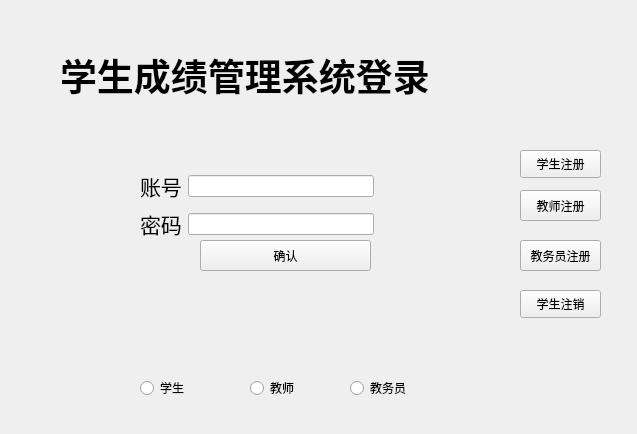
<?xml version="1.0" encoding="UTF-8"?>
<ui version="4.0">
 <class>Welcome</class>
 <widget class="QDialog" name="Welcome">
  <property name="geometry">
   <rect>
    <x>0</x>
    <y>0</y>
    <width>637</width>
    <height>434</height>
   </rect>
  </property>
  <property name="windowTitle">
   <string>欢迎使用成绩管理系统</string>
  </property>
  <widget class="QStackedWidget" name="stackedWidget">
   <property name="geometry">
    <rect>
     <x>130</x>
     <y>130</y>
     <width>254</width>
     <height>161</height>
    </rect>
   </property>
   <property name="currentIndex">
    <number>1</number>
   </property>
   <widget class="QWidget" name="student">
    <widget class="QWidget" name="">
     <property name="geometry">
      <rect>
       <x>10</x>
       <y>40</y>
       <width>234</width>
       <height>106</height>
      </rect>
     </property>
     <layout class="QGridLayout" name="gridLayout_3">
      <item row="0" column="0">
       <widget class="QLabel" name="label_8">
        <property name="text">
         <string>&lt;html&gt;&lt;head/&gt;&lt;body&gt;&lt;p&gt;&lt;span style=&quot; font-size:16pt;&quot;&gt;账号&lt;/span&gt;&lt;/p&gt;&lt;/body&gt;&lt;/html&gt;</string>
        </property>
       </widget>
      </item>
      <item row="0" column="1">
       <widget class="QLineEdit" name="lineEdit_5"/>
      </item>
      <item row="1" column="0">
       <widget class="QLabel" name="label_9">
        <property name="text">
         <string>&lt;html&gt;&lt;head/&gt;&lt;body&gt;&lt;p&gt;&lt;span style=&quot; font-size:16pt;&quot;&gt;密码&lt;/span&gt;&lt;/p&gt;&lt;/body&gt;&lt;/html&gt;</string>
        </property>
       </widget>
      </item>
      <item row="1" column="1">
       <widget class="QLineEdit" name="lineEdit_6"/>
      </item>
      <item row="2" column="1">
       <widget class="QPushButton" name="pushButton_3">
        <property name="text">
         <string>确认</string>
        </property>
       </widget>
      </item>
     </layout>
    </widget>
   </widget>
   <widget class="QWidget" name="teacher">
    <widget class="QPushButton" name="pushButton">
     <property name="geometry">
      <rect>
       <x>70</x>
       <y>110</y>
       <width>171</width>
       <height>31</height>
      </rect>
     </property>
     <property name="text">
      <string>确认</string>
     </property>
    </widget>
    <widget class="QWidget" name="">
     <property name="geometry">
      <rect>
       <x>10</x>
       <y>40</y>
       <width>234</width>
       <height>71</height>
      </rect>
     </property>
     <layout class="QGridLayout" name="gridLayout">
      <item row="0" column="0">
       <widget class="QLabel" name="label_2">
        <property name="text">
         <string>&lt;html&gt;&lt;head/&gt;&lt;body&gt;&lt;p&gt;&lt;span style=&quot; font-size:16pt;&quot;&gt;账号&lt;/span&gt;&lt;/p&gt;&lt;/body&gt;&lt;/html&gt;</string>
        </property>
       </widget>
      </item>
      <item row="0" column="1">
       <widget class="QLineEdit" name="lineEdit"/>
      </item>
      <item row="1" column="0">
       <widget class="QLabel" name="label_3">
        <property name="text">
         <string>&lt;html&gt;&lt;head/&gt;&lt;body&gt;&lt;p&gt;&lt;span style=&quot; font-size:16pt;&quot;&gt;密码&lt;/span&gt;&lt;/p&gt;&lt;/body&gt;&lt;/html&gt;</string>
        </property>
       </widget>
      </item>
      <item row="1" column="1">
       <widget class="QLineEdit" name="lineEdit_2"/>
      </item>
     </layout>
    </widget>
   </widget>
   <widget class="QWidget" name="teachingmanager">
    <widget class="QWidget" name="">
     <property name="geometry">
      <rect>
       <x>10</x>
       <y>30</y>
       <width>234</width>
       <height>106</height>
      </rect>
     </property>
     <layout class="QGridLayout" name="gridLayout_2">
      <item row="0" column="0">
       <widget class="QLabel" name="label_5">
        <property name="text">
         <string>&lt;html&gt;&lt;head/&gt;&lt;body&gt;&lt;p&gt;&lt;span style=&quot; font-size:16pt;&quot;&gt;账号&lt;/span&gt;&lt;/p&gt;&lt;/body&gt;&lt;/html&gt;</string>
        </property>
       </widget>
      </item>
      <item row="0" column="1">
       <widget class="QLineEdit" name="lineEdit_3"/>
      </item>
      <item row="1" column="0">
       <widget class="QLabel" name="label_6">
        <property name="text">
         <string>&lt;html&gt;&lt;head/&gt;&lt;body&gt;&lt;p&gt;&lt;span style=&quot; font-size:16pt;&quot;&gt;密码&lt;/span&gt;&lt;/p&gt;&lt;/body&gt;&lt;/html&gt;</string>
        </property>
       </widget>
      </item>
      <item row="1" column="1">
       <widget class="QLineEdit" name="lineEdit_4"/>
      </item>
      <item row="2" column="1">
       <widget class="QPushButton" name="pushButton_2">
        <property name="text">
         <string>确认</string>
        </property>
       </widget>
      </item>
     </layout>
    </widget>
   </widget>
  </widget>
  <widget class="QRadioButton" name="radioButton_2">
   <property name="geometry">
    <rect>
     <x>250</x>
     <y>380</y>
     <width>71</width>
     <height>16</height>
    </rect>
   </property>
   <property name="text">
    <string>教师</string>
   </property>
  </widget>
  <widget class="QRadioButton" name="radioButton_3">
   <property name="geometry">
    <rect>
     <x>350</x>
     <y>380</y>
     <width>89</width>
     <height>16</height>
    </rect>
   </property>
   <property name="text">
    <string>教务员</string>
   </property>
  </widget>
  <widget class="QPushButton" name="pushButton_4">
   <property name="geometry">
    <rect>
     <x>520</x>
     <y>150</y>
     <width>81</width>
     <height>28</height>
    </rect>
   </property>
   <property name="text">
    <string>学生注册</string>
   </property>
  </widget>
  <widget class="QPushButton" name="pushButton_5">
   <property name="geometry">
    <rect>
     <x>520</x>
     <y>190</y>
     <width>81</width>
     <height>31</height>
    </rect>
   </property>
   <property name="text">
    <string>教师注册</string>
   </property>
  </widget>
  <widget class="QPushButton" name="pushButton_6">
   <property name="geometry">
    <rect>
     <x>520</x>
     <y>240</y>
     <width>81</width>
     <height>31</height>
    </rect>
   </property>
   <property name="text">
    <string>教务员注册</string>
   </property>
  </widget>
  <widget class="QPushButton" name="pushButton_7">
   <property name="geometry">
    <rect>
     <x>520</x>
     <y>290</y>
     <width>81</width>
     <height>28</height>
    </rect>
   </property>
   <property name="text">
    <string>学生注销</string>
   </property>
  </widget>
  <widget class="QLabel" name="label_10">
   <property name="geometry">
    <rect>
     <x>60</x>
     <y>40</y>
     <width>501</width>
     <height>71</height>
    </rect>
   </property>
   <property name="text">
    <string>&lt;html&gt;&lt;head/&gt;&lt;body&gt;&lt;p&gt;&lt;span style=&quot; font-size:28pt; font-weight:600;&quot;&gt;学生成绩管理系统登录&lt;/span&gt;&lt;/p&gt;&lt;/body&gt;&lt;/html&gt;</string>
   </property>
  </widget>
  <widget class="QRadioButton" name="radioButton">
   <property name="geometry">
    <rect>
     <x>140</x>
     <y>380</y>
     <width>61</width>
     <height>16</height>
    </rect>
   </property>
   <property name="text">
    <string>学生</string>
   </property>
  </widget>
 </widget>
 <resources/>
 <connections/>
</ui>
